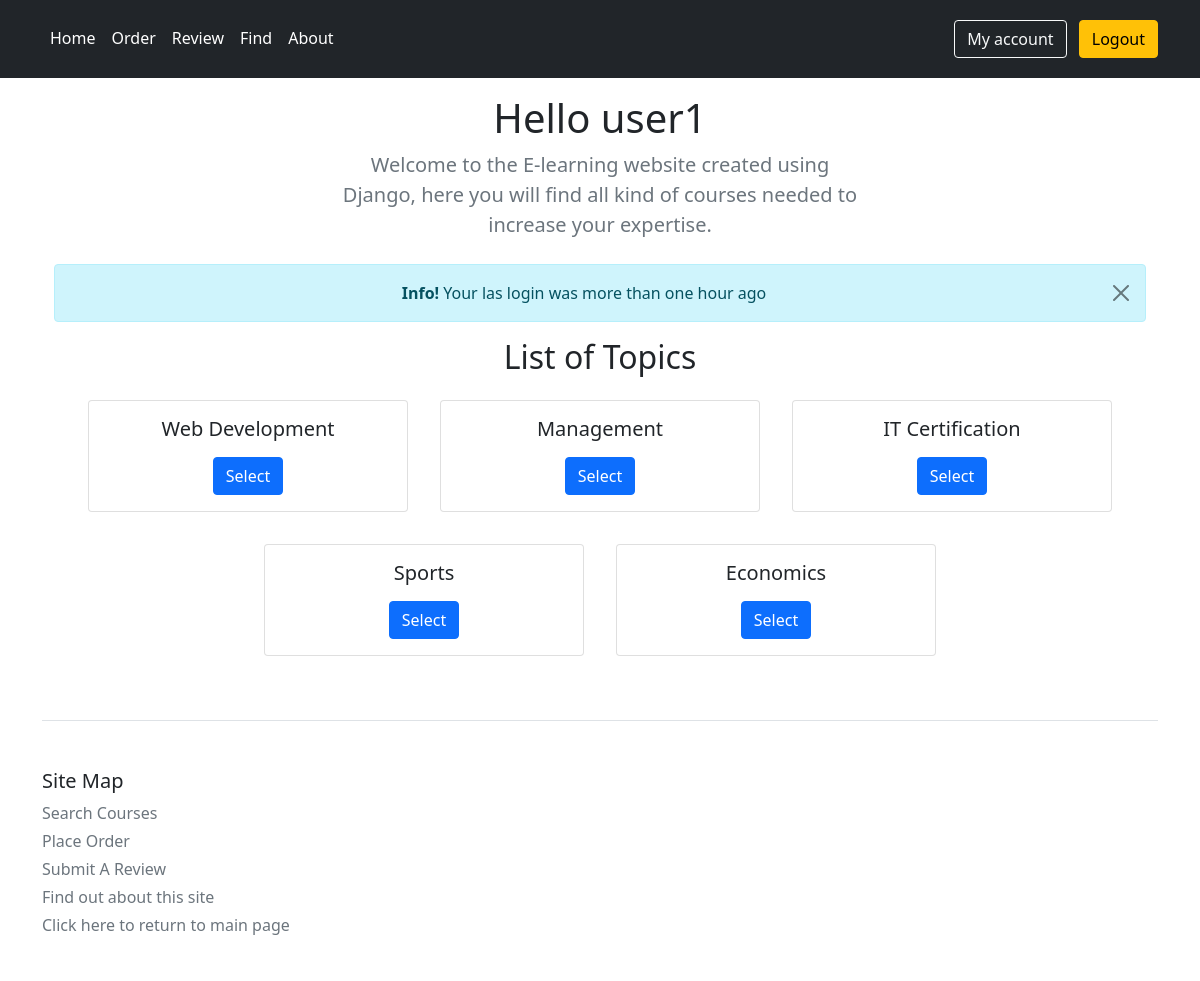
/CRMS/ (signed in), run on the app's committed database.
### CRMS/models.py (models this page shows, shortened)
class Topic(models.Model):
    name = models.CharField(max_length=200)
    length = models.IntegerField(default=12)
    details = models.TextField(blank=True)

### CRMS/views.py (the view)
# urls.py: path(r'', views.index, name='index'),
def index(request):
    if request.session.get('last_login'):
        message = "Your last login was at: " + str(request.session.get('last_login'))
    else:
        message = "Your las login was more than one hour ago"
    top_list = Topic.objects.all().order_by('id')[:10]
    return render(request, 'CRMS/index.html', {'top_list': top_list, 'message': message})

### templates/CRMS/index.html (shortened to what this page needs)
{% extends 'CRMS/base.html' %}
{% block heading_para %}
    <p class="lead text-muted">Welcome to the E-learning website created using Django, here you will find all kind of courses needed to increase your expertise.</p>
{% endblock %}
{% block body_block %}
    {% if message %}
        <div class="alert alert-info alert-dismissible fade show">
            <strong>Info!</strong> {{ message }}
            <button type="button" class="btn-close" data-bs-dismiss="alert"></button>
        </div>
    {% endif %}
    {% if top_list %}
        <h2>List of Topics</h2>
            <div class="row d-flex justify-content-center">
            {% for top in top_list %}
                    <div class="card text-center m-3" style="max-width: 20rem">
                      <div class="card-body">
                        <h5 class="card-title">{{ top.name }}</h5>
                        <a href="{% url 'CRMS:detail' top.id %}" class="btn btn-primary">Select</a>
                      </div>
                    </div>
            {% endfor %}
            </div>
    {% else %}
        <strong>There are no available topics!</strong>
    {% endif %}
{% endblock %}

### data on the page
Topic: name "Web Development"
Topic: name "Management"
Topic: name "IT Certification"
Topic: name "Sports"
Topic: name "Economics"

### other printed values
{{ request.session.fullname }} "user1"
{{ message }} "Your las login was more than one hour ago"
